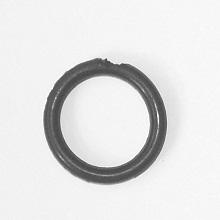
#> input picture Orings/Oring1.jpg, 220 x 220 px; its folder holds only this picture in this run
$ python 'Oring _inspection.py'
#> lines starting #> are read from the running program, lines starting #| are printed output that depends on the picture; after the words box and inside, x2 and y2 are one past the last pixel; in counts of white or black regions, pixels touching at a corner belong together
import cv2 as cv
import numpy as np
import time
import os

def compute_histogram(grey_img):

    # imagine 256 empty buckets, one for each shade (0 = black, 255 = white)
    hist = np.zeros(256, dtype=np.int64)

    # find out how tall and wide the image is
    rows = grey_img.shape[0]
    cols = grey_img.shape[1]

    # visit every pixel in the image, one by one
    for r in range(rows):
        for c in range(cols):

            # check what shade of grey this pixel is (0-255)
            gl = grey_img[r, c]

            hist[gl] += 1

    return hist

def find_threshold(grey_img):

 # add up all pixel shades and divide by the number of pixels = average shade

 # start with the average shade as our first guess for the dividing line
    T = int(np.mean(grey_img))

    while True:

        above = grey_img[grey_img > T]   # pixels brighter than T (the "light" group)
        below = grey_img[grey_img <= T]  # pixels darker than T  (the "dark" group)

        # safety check - if one group is empty, we cant improve T anymore so stop
        if len(above) == 0 or len(below) == 0:
            break

        # find the average shade of each group
        mu1 = np.mean(above)  # average of the light pixels
        mu2 = np.mean(below)  # average of the dark pixels

        # our new dividing line = halfway between the two averages
        new_T = int((mu1 + mu2) / 2)

        # if T didnt change, we've found the best dividing line so stop
        if new_T == T:
            break
        T = new_T

    return T

def threshold_image(grey_img, T):
    rows = grey_img.shape[0]
    cols = grey_img.shape[1]

    # create a blank black image the same size as the original
    binary = np.zeros((rows, cols), dtype=np.uint8)

    # visit every pixel
    for r in range(rows):
        for c in range(cols):
            # if this pixel is brighter than our dividing line, make it white
            # otherwise it stays black (already set to 0 above)
            if grey_img[r, c] > T:
                binary[r, c] = 255

    # return the new black and white image
    return binary


def dilation(binary, kernel):
    ksize = kernel.shape[0]  # size of the kernel
    pad   = ksize // 2       # how many pixels to stay away from the edge
    rows  = binary.shape[0]
    cols  = binary.shape[1]
    out   = np.zeros((rows, cols), dtype=np.uint8)

    # visit every pixel that isnt on the border
    for r in range(pad, rows - pad):
        for c in range(pad, cols - pad):
            hit = False


            for i in range(ksize):
                for j in range(ksize):

                    # only check spots where the kernel has a 1

                    if kernel[i, j] == 1:

                        # if ANY neighbour is white, this pixel becomes white

                        if binary[r - pad + i, c - pad + j] == 255:
                            hit = True
            if hit:
                out[r, c] = 255
    return out


def erosion(binary, kernel):
    ksize = kernel.shape[0]  # size of the kernel
    pad   = ksize // 2       # border buffer
    rows  = binary.shape[0]
    cols  = binary.shape[1]
    out   = np.zeros((rows, cols), dtype=np.uint8)  # blank output image

    # visit every pixel that isnt on the border
    for r in range(pad, rows - pad):
        for c in range(pad, cols - pad):
            all_fg = True

            # slide the kernel over this pixel and check its neighbours
            for i in range(ksize):
                for j in range(ksize):
                    # only check spots where the kernel has a 1
                    if kernel[i, j] == 1:
                        # if ANY neighbour is black, this pixel becomes black
                        if binary[r - pad + i, c - pad + j] == 0:
                            all_fg = False
            if all_fg:
                out[r, c] = 255

    return out


def closing(binary, kernel):

    return erosion(dilation(binary, kernel), kernel)

def connected_components(binary):
    rows   = binary.shape[0]
    cols   = binary.shape[1]

    # create a blank label map the same size as the image, to store which ring each pixel belongs to
    labels = np.zeros((rows, cols), dtype=np.int32)
    curlab = 1  # start labelling rings from 1

    for r in range(rows):
        for c in range(cols):
            # if this pixel is white and hasnt been labelled yet, its a new ring
            if binary[r, c] == 255 and labels[r, c] == 0:
                labels[r, c] = curlab
                queue = [(r, c)]  # add it to the queue to explore its neighbours

                # keep going until weve explored the whole ring
                while len(queue) > 0:
                    pr, pc = queue.pop(0)  # grab the next pixel to explore

                    # check all 8 surrounding neighbours of this pixel
                    neighbours = [
                        (pr - 1, pc - 1), (pr - 1, pc), (pr - 1, pc + 1),
                        (pr,     pc - 1),                (pr,     pc + 1),
                        (pr + 1, pc - 1), (pr + 1, pc), (pr + 1, pc + 1)
                    ]

                    for nr, nc in neighbours:
                        # make sure the neighbour is inside the image

                        if 0 <= nr < rows and 0 <= nc < cols:

                            # if its white and unlabelled, its part of this ring

                            if binary[nr, nc] == 255 and labels[nr, nc] == 0:
                                labels[nr, nc] = curlab  # give it the same label
                                queue.append((nr, nc))   # add it to explore later

                curlab += 1  # finished this ring, next ring gets the next number

    # return the label map where each pixel has a number representing which ring it belongs to (0 = background)
    return labels

def find_largest_region(labels):
    best_label = -1   # will hold the label number of the biggest ring
    best_count = 0    # will hold the size of the biggest ring so far

    num_labels = labels.max()  # how many rings were found in total

    # go through every ring one by one
    for lbl in range(1, num_labels + 1):
        count = np.sum(labels == lbl)  # count how many pixels belong to this ring

        # if this ring is bigger than the current best, update our best
        if count > best_count:
            best_count = count
            best_label = lbl

    # return the label number of the biggest ring
    return best_label


def region_properties(labels, target):
    area  = 0    # how many pixels are in this ring
    sum_r = 0    # running total of row positions to find the centroid
    sum_c = 0    # running total of col positions

    # set bounding box edges to worst case values so any real pixel beats them
    min_r = labels.shape[0]   # top edge
    max_r = 0                 # bottom edge
    min_c = labels.shape[1]   # left edge
    max_c = 0                 # right edge

    rows = labels.shape[0]
    cols = labels.shape[1]

    # visit every pixel in the image
    for r in range(rows):
        for c in range(cols):
            if labels[r, c] == target:   # if this pixel belongs to our ring
                area  += 1               # count it
                sum_r += r               # add its row to the running total
                sum_c += c               # add its col to the running total

                # expand the bounding box if this pixel is outside the current box
                if r < min_r: min_r = r
                if r > max_r: max_r = r
                if c < min_c: min_c = c
                if c > max_c: max_c = c

    # centre of the ring = average row and average col of all its pixels
    centroid_r = sum_r / area
    centroid_c = sum_c / area

    distances = []
    for r in range(1, rows - 1):
        for c in range(1, cols - 1):
            if labels[r, c] == target:
                # check the 4 direct neighbours
                up    = labels[r - 1, c]
                down  = labels[r + 1, c]
                left  = labels[r, c - 1]
                right = labels[r, c + 1]

                # if any neighbour is NOT part of our ring, this is an edge pixel
                if up != target or down != target or left != target or right != target:
                    d = np.sqrt((r - centroid_r) ** 2 + (c - centroid_c) ** 2)
                    distances.append(d)  # save the distance from centre to this edge pixel

    if len(distances) > 0:
        mean_d = np.mean(distances)   # average distance from centre to edge
        std_d  = np.std(distances)    # how much that distance varies

        # high circularity = consistent distances = round shape
        # +1 stops division by zero if std is 0
        circ = mean_d / (std_d + 1)
    else:
        circ = 0.0

    # fill ratio = how much of the bounding box is actually filled by the ring
    # a solid square would be 1.0, a ring would be lower
    bbox_area = (max_r - min_r) * (max_c - min_c)
    if bbox_area > 0:
        fill = area / bbox_area
    else:
        fill = 0.0

    return area, centroid_r, centroid_c, min_r, max_r, min_c, max_c, circ, fill


def classify_oring(area, circularity, fill_ratio):

    result = "PASS"  # innocent until proven guilty

    # fail if the o-ring doesn't fill enough of its bounding box (probably broken/incomplete)
    if fill_ratio < 0.38:
        result = "FAIL"

    # fail if the ring too small (probably a speck of dust or noise, or maybe the o-ring is really broken)
    if area < 4000:
        result = "FAIL"

    # fail if the ring too big (something wrong with the image/thresholding)
    if area > 13000:
        result = "FAIL"

    return result


# MAIN LOOP

image_folder = "Orings"
image_files  = sorted(os.listdir(image_folder))

for filename in image_files:

    # skip any file that isnt an image
    if not filename.lower().endswith((".jpg", ".jpeg", ".png")):
        continue

    filepath   = os.path.join(image_folder, filename)
    img_colour = cv.imread(filepath)        # colour version
#> img_colour is the input picture: shape (220, 220, 3); min 55, max 255, mean 225.2
    img_grey   = cv.imread(filepath, 0)     # greyscale version for processing
#> img_grey: shape (220, 220); min 55, max 255, mean 225.2

    print("Processing: " + filename)
    t_start = time.time()  # start the stopwatch

    # find the best threshold and convert to black & white
    hist   = compute_histogram(img_grey)
#> after the loop in compute_histogram, `for r in range(rows):`: hist = 256 values, max 6333 at index 243, min 0 at index 0, mean 189.1
    T      = find_threshold(img_grey)
#> in find_threshold, `T = int(np.mean(grey_img))`: T = 225
#> the loop in find_threshold, `while True: ` made 4 passes
#> (mu1, mu2, new_T, T) on passes 1 to 3: (243.4, 121.3, 182, 182), (242.6, 97.55, 170, 170), (242.4, 96.35, 169, 169)
#> (mu1, mu2, new_T) on pass 4: (242.4, 96.29, 169)
#> T = 169
    print("  Threshold = " + str(T))
#|   Threshold = 169
    binary = threshold_image(img_grey, T)
#> after the loop in threshold_image, `for r in range(rows):`:
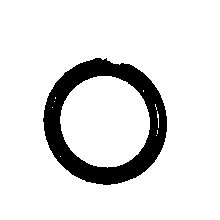
#> binary: shape (220, 220); 88.3% white; 1 black region, box (x1, y1, x2, y2) and area: (43, 58, 167, 185) 5686

    # if more than half the image is white, we probably thresholded the wrong way
    # flip it so the o-ring is white and the background is black
    if np.sum(binary == 255) > (binary.size * 0.5):
        binary = 255 - binary

    # 2 cleanup the image (fill small holes in the o-ring)
    kernel       = np.ones((5, 5), dtype=np.uint8)
    binary_clean = closing(binary, kernel)
#> after the loop in dilation, `for r in range(pad, rows - pad):`:
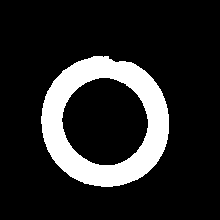
#> out: shape (220, 220); 15.4% white; 1 white region, box (x1, y1, x2, y2) and area: (41, 56, 169, 187) 7465
#> after the loop in erosion, `for r in range(pad, rows - pad):`: out: shape (220, 220); 11.8% white; 1 white region, box (x1, y1, x2, y2) and area: (43, 58, 167, 185) 5729

    # 3 find all separate white rings and label them with different numbers (1, 2, 3 etc)
    labels = connected_components(binary_clean)

    # 4: pick the biggest ring (should be the o-ring)
    ring_label = find_largest_region(labels)
#> in find_largest_region, `num_labels = labels.max()`: num_labels = 1
#> the loop in find_largest_region, `for lbl in range(1, num_labels + 1):` made 1 pass
#> (count, best_count) on pass 1: (5729, 5729)
#> after the loop in find_largest_region, `for lbl in range(1, num_labels + 1):`: best_count = 5729; best_label = 1
#> ring_label = 1

    if ring_label == -1:
        print("  No oring found in this image")
        print("")
        continue  # skip to the next image

    #  5 measure the ring roperties
    area, c_r, c_c, mn_r, mx_r, mn_c, mx_c, circ, fill = region_properties(labels, ring_label)
#> after the loop in region_properties, `for r in range(1, rows - 1):`: distances = 612 values, max 64.61 at index 0, min 44.26 at index 451, mean 54.96
#> in region_properties, `mean_d = np.mean(distances)`: mean_d = 54.96
#> in region_properties, `std_d  = np.std(distances)`: std_d = 7.98
#> in region_properties, `circ = mean_d / (std_d + 1)`: circ = 6.12
#> area = 5729; c_r = 121.9; c_c = 104.9; mn_r = 58; mx_r = 184; mn_c = 43; mx_c = 166; circ = 6.12; fill = 0.37

    #6: decide PASS or FAIL
    result  = classify_oring(area, circ, fill)
#> result = 'FAIL'
    t_end   = time.time()
    elapsed = t_end - t_start  # stop the stopwatch

    print("  Area        = " + str(area))
#|   Area        = 5729
    print("  Circularity = " + str(round(circ, 3)))
#|   Circularity = 6.12
    print("  Fill Ratio  = " + str(round(fill, 3)))
#|   Fill Ratio  = 0.37
    print("  Result      = " + result)
#|   Result      = FAIL
    print("  Time        = " + str(round(elapsed, 3)) + "s")
    print("")

    #draw the result on the image and display i
    output = img_colour.copy()

    # green box = PASS, red box = FAIL
    if result == "PASS":
        rect_col = (0, 220, 0)
        text_col = (0, 200, 0)
    else:
        rect_col = (0, 0, 220)
        text_col = (0, 0, 200)

    # draw bounding box around the o-ring
    cv.rectangle(output, (mn_c, mn_r), (mx_c, mx_r), rect_col, 2)

    # write PASS or FAIL in big text top-left
    cv.putText(output, result, (10, 40), cv.FONT_HERSHEY_SIMPLEX, 1.2, text_col, 3)

    # write the stats underneath in smaller white text
    cv.putText(output, "Time: " + str(round(elapsed, 3)) + "s",
               (10, 72),  cv.FONT_HERSHEY_SIMPLEX, 0.6, (255, 255, 255), 2)
    cv.putText(output, "Fill: " + str(round(fill, 3)),
               (10, 96),  cv.FONT_HERSHEY_SIMPLEX, 0.6, (255, 255, 255), 2)
    cv.putText(output, "Circ: " + str(round(circ, 3)),
               (10, 120), cv.FONT_HERSHEY_SIMPLEX, 0.6, (255, 255, 255), 2)
#> output: shape (220, 220, 3); mean B, G, R 216.1, 216.1, 226.3

    # write the filename in small text at the bottom
    cv.putText(output, filename, (10, output.shape[0] - 10),
               cv.FONT_HERSHEY_SIMPLEX, 0.5, (180, 180, 180), 1)
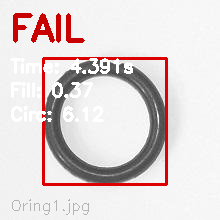
#> output: shape (220, 220, 3); mean B, G, R 215.8, 215.8, 226.1

    cv.imshow("Oring: " + filename, output)
    cv.waitKey(0)       # wait for a key press before moving to the next image
    cv.destroyAllWindows()

$ run again, on Orings/Oring13.jpg
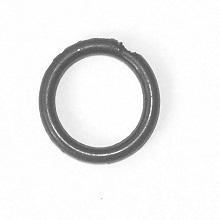
#> input picture Orings/Oring13.jpg, 220 x 220 px
#> img_colour is the input picture: shape (220, 220, 3); min 63, max 255, mean 235.7
#> after the loop in compute_histogram, `for r in range(rows):`: hist = 256 values, max 17894 at index 254, min 0 at index 0, mean 189.1
#> in find_threshold, `T = int(np.mean(grey_img))`: T = 235
#> the loop in find_threshold, `while True: ` made 4 passes
#> (mu1, mu2, new_T, T) on passes 1 to 3: (252.6, 134.9, 193, 193), (251.8, 112.6, 182, 182), (251.6, 111.3, 181, 181)
#> `T      = find_threshold(img_grey)`: T = 181
#|   Threshold = 181
#> after the loop in erosion, `for r in range(pad, rows - pad):`:
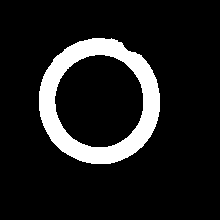
#> out: shape (220, 220); 11.7% white; 1 white region, box (x1, y1, x2, y2) and area: (39, 38, 160, 164) 5651
#> num_labels = 1
#> the loop in find_largest_region, `for lbl in range(1, num_labels + 1):` made 1 pass
#> (count, best_count) on pass 1: (5651, 5651)
#> after the loop in find_largest_region, `for lbl in range(1, num_labels + 1):`: best_count = 5651; best_label = 1
#> after the loop in region_properties, `for r in range(1, rows - 1):`: distances = 613 values, max 64.44 at index 13, min 44.02 at index 321, mean 54.7
#> mean_d = 54.7
#> std_d = 7.92
#> in region_properties, `circ = mean_d / (std_d + 1)`: circ = 6.13
#> `area, c_r, c_c, mn_r, mx_r, mn_c, mx_c, circ, fill = region_properties..`: area = 5651; c_r = 101.3; c_c = 98.94; mn_r = 38; mx_r = 163; mn_c = 39; mx_c = 159; circ = 6.13; fill = 0.377
#> result = 'FAIL'
#|   Area        = 5651
#|   Circularity = 6.129
#|   Fill Ratio  = 0.377
#|   Result      = FAIL
#> `cv.putText(output, filename, (10, output.shape[0] - 10), cv.FONT_HERSH..`:
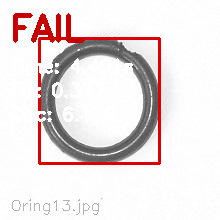
#> output: shape (220, 220, 3); mean B, G, R 225.2, 225.2, 235

$ run again, on Orings/Oring14.jpg
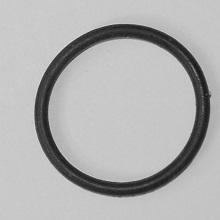
#> input picture Orings/Oring14.jpg, 220 x 220 px
#> img_colour is the input picture: shape (220, 220, 3); min 13, max 234, mean 176.1
#> after the loop in compute_histogram, `for r in range(rows):`: hist = 256 values, max 7423 at index 200, min 0 at index 0, mean 189.1
#> in find_threshold, `T = int(np.mean(grey_img))`: T = 176
#> the loop in find_threshold, `while True: ` made 3 passes
#> (mu1, mu2, new_T, T) on passes 1 to 2: (197.6, 70.9, 134, 134), (196.8, 58.68, 127, 127)
#> `T      = find_threshold(img_grey)`: T = 127
#|   Threshold = 127
#> after the loop in threshold_image, `for r in range(rows):`:
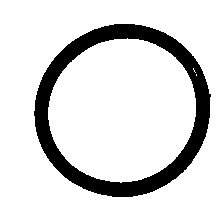
#> binary: shape (220, 220); 85.2% white; 1 black region, box (x1, y1, x2, y2) and area: (34, 24, 211, 197) 7177
#> num_labels = 1
#> the loop in find_largest_region, `for lbl in range(1, num_labels + 1):` made 1 pass
#> (count, best_count) on pass 1: (7187, 7187)
#> after the loop in find_largest_region, `for lbl in range(1, num_labels + 1):`: best_count = 7187; best_label = 1
#> after the loop in region_properties, `for r in range(1, rows - 1):`: distances = 912 values, max 89.29 at index 598, min 71.01 at index 226, mean 80.62
#> mean_d = 80.62
#> std_d = 6.8
#> in region_properties, `circ = mean_d / (std_d + 1)`: circ = 10.34
#> `area, c_r, c_c, mn_r, mx_r, mn_c, mx_c, circ, fill = region_properties..`: area = 7187; c_r = 110; c_c = 122.7; mn_r = 24; mx_r = 196; mn_c = 34; mx_c = 210; circ = 10.34; fill = 0.237
#> result = 'FAIL'
#|   Area        = 7187
#|   Circularity = 10.338
#|   Fill Ratio  = 0.237
#|   Result      = FAIL
#> `cv.putText(output, "Circ: " + str(round(circ, 3)), (10, 120), cv.FONT_..`:
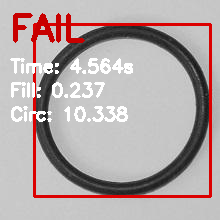
#> output: shape (220, 220, 3); mean B, G, R 168.3, 168.3, 180.8

$ run again, on Orings/Oring15.jpg
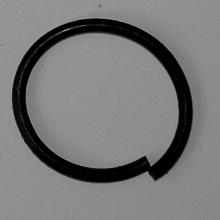
#> input picture Orings/Oring15.jpg, 220 x 220 px
#> img_colour is the input picture: shape (220, 220, 3); min 0, max 174, mean 120.1
#> after the loop in compute_histogram, `for r in range(rows):`: hist = 256 values, max 4518 at index 143, min 0 at index 165, mean 189.1
#> in find_threshold, `T = int(np.mean(grey_img))`: T = 120
#> the loop in find_threshold, `while True: ` made 4 passes
#> (mu1, mu2, new_T, T) on passes 1 to 3: (140.6, 23.64, 82, 82), (139.8, 10.24, 75, 75), (139.6, 9.45, 74, 74)
#> `T      = find_threshold(img_grey)`: T = 74
#|   Threshold = 74
#> after the loop in threshold_image, `for r in range(rows):`:
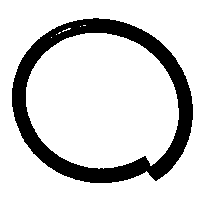
#> binary: shape (220, 220); 85% white; 1 black region, box (x1, y1, x2, y2) and area: (12, 18, 193, 183) 7244
#> num_labels = 1
#> the loop in find_largest_region, `for lbl in range(1, num_labels + 1):` made 1 pass
#> (count, best_count) on pass 1: (7279, 7279)
#> after the loop in find_largest_region, `for lbl in range(1, num_labels + 1):`: best_count = 7279; best_label = 1
#> after the loop in region_properties, `for r in range(1, rows - 1):`: distances = 926 values, max 94.06 at index 830, min 64.74 at index 762, mean 80.32
#> mean_d = 80.32
#> std_d = 8.18
#> in region_properties, `circ = mean_d / (std_d + 1)`: circ = 8.75
#> `area, c_r, c_c, mn_r, mx_r, mn_c, mx_c, circ, fill = region_properties..`: area = 7279; c_r = 103; c_c = 103.2; mn_r = 18; mx_r = 182; mn_c = 12; mx_c = 192; circ = 8.75; fill = 0.247
#> result = 'FAIL'
#|   Area        = 7279
#|   Circularity = 8.75
#|   Fill Ratio  = 0.247
#|   Result      = FAIL
#> `cv.putText(output, filename, (10, output.shape[0] - 10), cv.FONT_HERSH..`:
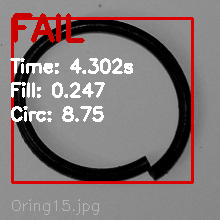
#> output: shape (220, 220, 3); mean B, G, R 118.7, 118.7, 131

$ run again, on Orings/Oring10.jpg
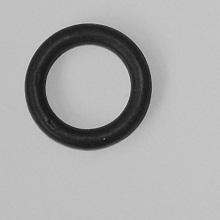
#> input picture Orings/Oring10.jpg, 220 x 220 px
#> img_colour is the input picture: shape (220, 220, 3); min 9, max 224, mean 169.7
#> after the loop in compute_histogram, `for r in range(rows):`: hist = 256 values, max 6694 at index 193, min 0 at index 0, mean 189.1
#> in find_threshold, `T = int(np.mean(grey_img))`: T = 169
#> the loop in find_threshold, `while True: ` made 4 passes
#> (mu1, mu2, new_T, T) on passes 1 to 3: (191.7, 62.26, 126, 126), (190.8, 45.74, 118, 118), (190.8, 45.23, 117, 117)
#> `T      = find_threshold(img_grey)`: T = 117
#|   Threshold = 117
#> after the loop in threshold_image, `for r in range(rows):`:
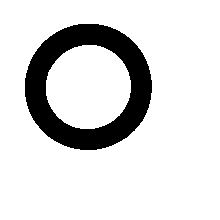
#> binary: shape (220, 220); 85.5% white; 1 black region, box (x1, y1, x2, y2) and area: (25, 24, 152, 150) 7007
#> num_labels = 1
#> the loop in find_largest_region, `for lbl in range(1, num_labels + 1):` made 1 pass
#> (count, best_count) on pass 1: (7007, 7007)
#> after the loop in find_largest_region, `for lbl in range(1, num_labels + 1):`: best_count = 7007; best_label = 1
#> after the loop in region_properties, `for r in range(1, rows - 1):`: distances = 600 values, max 63.92 at index 428, min 41.7 at index 200, mean 54.85
#> mean_d = 54.85
#> std_d = 9.9
#> in region_properties, `circ = mean_d / (std_d + 1)`: circ = 5.03
#> `area, c_r, c_c, mn_r, mx_r, mn_c, mx_c, circ, fill = region_properties..`: area = 7007; c_r = 86.27; c_c = 87.91; mn_r = 24; mx_r = 149; mn_c = 25; mx_c = 151; circ = 5.03; fill = 0.445
#> result = 'PASS'
#|   Area        = 7007
#|   Circularity = 5.034
#|   Fill Ratio  = 0.445
#|   Result      = PASS
#> `cv.putText(output, "Circ: " + str(round(circ, 3)), (10, 120), cv.FONT_..`:
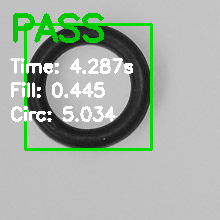
#> output: shape (220, 220, 3); mean B, G, R 165.6, 177, 165.6
